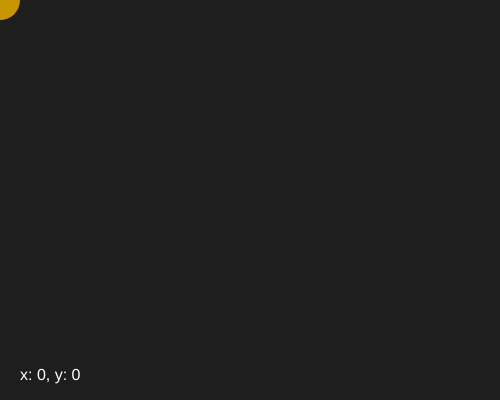
Frame 1 (no input)
Frame 60 (no input): identical to frame 1, image omitted
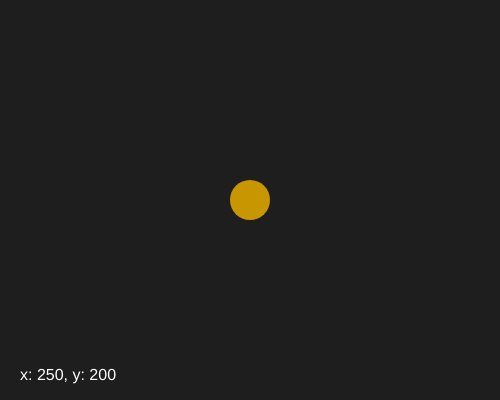
Frame 120 (the mouse pressed at the canvas centre since frame 60)

The p5.js sketch that drew these frames (run headless with seeded random() and noise() and a simulated clock; from frame 60 on, the mouse is pressed at the canvas centre):

// p5.js sketch
// ── sketch.js
function setup() {
  createCanvas(500, 400); // 広めのキャンバス
  noCursor(); // マウスカーソルを非表示にする
}

function draw() {
  background(30); // 暗い背景

  fill(200, 150, 0); // マウスを追う円の色
  noStroke();
  circle(mouseX, mouseY, 40); // マウス座標に追従する

  fill(255);
  textSize(16);
  text(`x: ${mouseX}, y: ${mouseY}`, 20, height - 20); // 座標を表示
}
